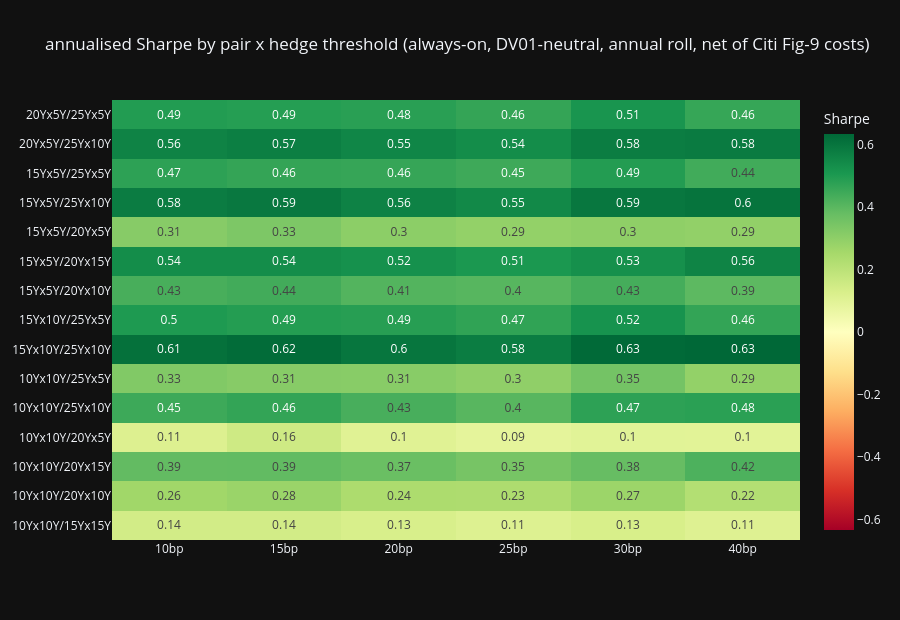

Notebook source saved alongside this figure:
### Code cell
import plotly.graph_objects as go
import plotly.io as pio

pio.renderers.default = "plotly_mimetype+notebook_connected"

_hm = STAB[GRID["thresholds"]].sort_index()
fig = go.Figure(go.Heatmap(z=_hm.values, x=[f"{t:g}bp" for t in _hm.columns], y=_hm.index,
                           colorscale="RdYlGn", zmid=0,
                           text=np.round(_hm.values, 2), texttemplate="%{text}",
                           colorbar=dict(title="Sharpe")))
fig.update_layout(template="plotly_dark", height=620,
                  title="annualised Sharpe by pair x hedge threshold "
                        "(always-on, DV01-neutral, annual roll, net of Citi Fig-9 costs)")
fig.show()

### Figure 1 — Plotly figure (JSON) as saved in the notebook; plotly's stock layout.template omitted (floating-point values rounded to 4 significant figures)
{"data": [{"colorbar": {"title": {"text": "Sharpe"}}, "colorscale": [[0.0, "rgb(165,0,38)"], [0.1, "rgb(215,48,39)"], [0.2, "rgb(244,109,67)"], [0.3, "rgb(253,174,97)"], [0.4, "rgb(254,224,139)"], [0.5, "rgb(255,255,191)"], [0.6, "rgb(217,239,139)"], [0.7, "rgb(166,217,106)"], [0.8, "rgb(102,189,99)"], [0.9, "rgb(26,152,80)"], [1.0, "rgb(0,104,55)"]], "text": [[0.14, 0.14, 0.13, 0.11, 0.13, 0.11], [0.26, 0.28, 0.24, 0.23, 0.27, 0.22], [0.39, 0.39, 0.37, 0.35, 0.38, 0.42], [0.11, 0.16, 0.1, 0.09, 0.1, 0.1], [0.45, 0.46, 0.43, 0.4, 0.47, 0.48], [0.33, 0.31, 0.31, 0.3, 0.35, 0.29], [0.61, 0.62, 0.6, 0.58, 0.63, 0.63], [0.5, 0.49, 0.49, 0.47, 0.52, 0.46], [0.43, 0.44, 0.41, 0.4, 0.43, 0.39], [0.54, 0.54, 0.52, 0.51, 0.53, 0.56], [0.31, 0.33, 0.3, 0.29, 0.3, 0.29], [0.58, 0.59, 0.56, 0.55, 0.59, 0.6], [0.47, 0.46, 0.46, 0.45, 0.49, 0.44], [0.56, 0.57, 0.55, 0.54, 0.58, 0.58], [0.49, 0.49, 0.48, 0.46, 0.51, 0.46]], "texttemplate": "%{text}", "type": "heatmap", "x": ["10bp", "15bp", "20bp", "25bp", "30bp", "40bp"], "y": ["10Yx10Y/15Yx15Y", "10Yx10Y/20Yx10Y", "10Yx10Y/20Yx15Y", "10Yx10Y/20Yx5Y", "10Yx10Y/25Yx10Y", "10Yx10Y/25Yx5Y", "15Yx10Y/25Yx10Y", "15Yx10Y/25Yx5Y", "15Yx5Y/20Yx10Y", "15Yx5Y/20Yx15Y", "15Yx5Y/20Yx5Y", "15Yx5Y/25Yx10Y", "15Yx5Y/25Yx5Y", "20Yx5Y/25Yx10Y", "20Yx5Y/25Yx5Y"], "z": [[0.1438, 0.1437, 0.1284, 0.1125, 0.129, 0.1085], [0.2624, 0.2776, 0.2363, 0.2341, 0.2727, 0.22], [0.3852, 0.3873, 0.3718, 0.3468, 0.3787, 0.4221], [0.1149, 0.1551, 0.1041, 0.08733, 0.09861, 0.09653], [0.4486, 0.4642, 0.4296, 0.4039, 0.4743, 0.4798], [0.3272, 0.3148, 0.3117, 0.2971, 0.3517, 0.2908], [0.6106, 0.6228, 0.5968, 0.5776, 0.6273, 0.6331], [0.4996, 0.4901, 0.4855, 0.4704, 0.5188, 0.4643], [0.4304, 0.4401, 0.4112, 0.4043, 0.4343, 0.3948], [0.5353, 0.5368, 0.524, 0.5054, 0.5271, 0.56], [0.3147, 0.3346, 0.304, 0.2902, 0.2996, 0.2937], [0.5791, 0.5899, 0.5636, 0.5458, 0.5946, 0.6021], [0.4743, 0.4639, 0.4603, 0.4472, 0.4914, 0.4413], [0.5618, 0.5736, 0.5542, 0.5356, 0.5776, 0.5826], [0.4938, 0.4874, 0.4811, 0.4637, 0.5138, 0.4601]], "zmid": 0}], "layout": {"height": 620, "title": {"text": "annualised Sharpe by pair x hedge threshold (always-on, DV01-neutral, annual roll, net of Citi Fig-9 costs)"}}}
